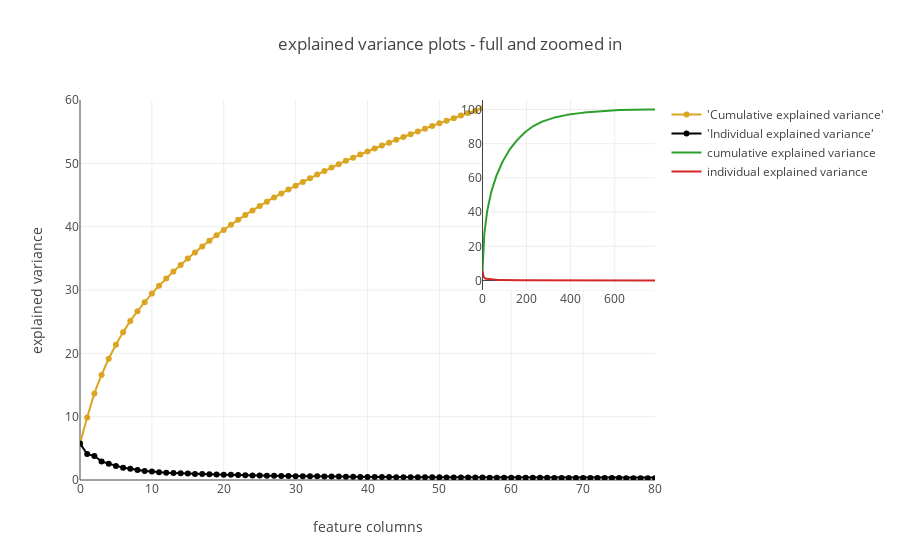

The notebook cell this image was saved under:
### Code cell
trace1 = go.Scatter(
    x = list(range(784)),
    y = cum_var_exp,
    mode = 'lines+markers',
    name = "'Cumulative explained variance'",
    hoverinfo = cum_var_exp,
    line = dict(
        shape = 'spline',
        color = 'goldenrod'
    )
)

trace2 = go.Scatter(
    x = list(range(784)),
    y = var_exp,
    mode = 'lines+markers',
    name = "'Individual explained variance'",
    hoverinfo = var_exp,
    line = dict(
        shape = 'linear',
        color = 'black'
    )
)

fig = tls.make_subplots(insets=[{'cell': (1,1), 'l':0.7, 'b':0.5}],
                       print_grid=True)
fig.append_trace(trace1, 1, 1)
fig.append_trace(trace2, 1, 1)
fig.layout.title = 'explained variance plots - full and zoomed in'
fig.layout.xaxis = dict(range=[0,80], title='feature columns')
fig.layout.yaxis = dict(range=[0,60], title='explained variance')
fig['data'] += [go.Scatter(x=list(range(784)), y=cum_var_exp, xaxis='x2', yaxis='y2', name = 'cumulative explained variance')]
fig['data'] += [go.Scatter(x=list(range(784)), y=var_exp, xaxis='x2', yaxis='y2', name = 'individual explained variance')]
py.iplot(fig, filename='inset example')

### Figure 1 — Plotly figure (JSON) as saved in the notebook; plotly's stock layout.template omitted (floating-point values rounded to 4 significant figures; data arrays with more than 128 entries replaced by an {"elided": "..."} marker saying what was removed)
{"data": [{"hoverinfo": {"elided": "784 float values"}, "line": {"color": "goldenrod", "shape": "spline"}, "mode": "lines+markers", "name": "'Cumulative explained variance'", "type": "scatter", "x": {"elided": "784 int values"}, "xaxis": "x1", "y": {"elided": "784 float values"}, "yaxis": "y1"}, {"hoverinfo": {"elided": "784 float values"}, "line": {"color": "black", "shape": "linear"}, "mode": "lines+markers", "name": "'Individual explained variance'", "type": "scatter", "x": {"elided": "784 int values"}, "xaxis": "x1", "y": {"elided": "784 float values"}, "yaxis": "y1"}, {"name": "cumulative explained variance", "type": "scatter", "x": {"elided": "784 int values"}, "xaxis": "x2", "y": {"elided": "784 float values"}, "yaxis": "y2"}, {"name": "individual explained variance", "type": "scatter", "x": {"elided": "784 int values"}, "xaxis": "x2", "y": {"elided": "784 float values"}, "yaxis": "y2"}], "layout": {"title": "explained variance plots - full and zoomed in", "xaxis": {"range": [0, 80], "title": "feature columns"}, "xaxis1": {"anchor": "y1", "domain": [0, 1]}, "xaxis2": {"anchor": "y2", "domain": [0.7, 1]}, "yaxis": {"range": [0, 60], "title": "explained variance"}, "yaxis1": {"anchor": "x1", "domain": [0, 1]}, "yaxis2": {"anchor": "x2", "domain": [0.5, 1]}}}
